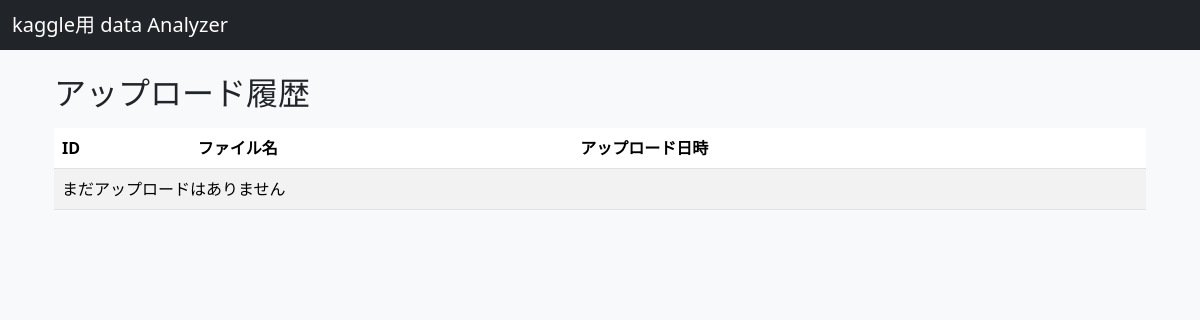
The page /list/ on the database as committed earlier.
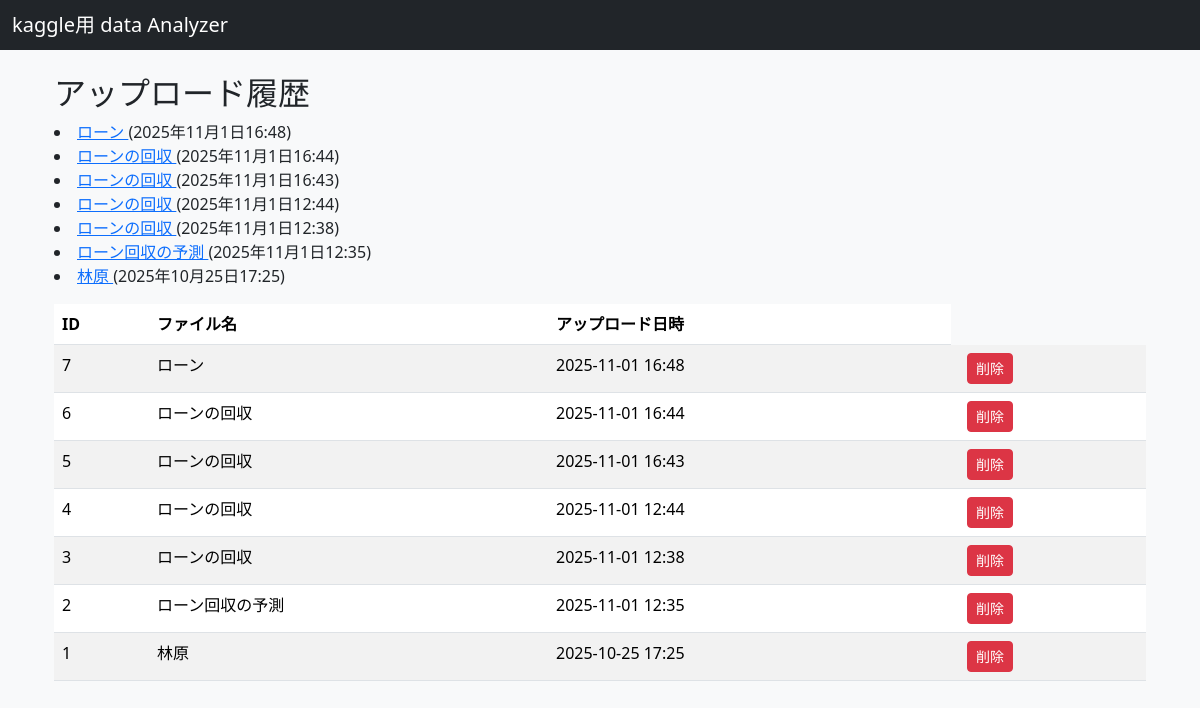
The same page on the database as committed later.
### webappStart/models.py (models this page shows, shortened)
class Dataset(models.Model):
    name = models.CharField(max_length=200)
    csv_file = models.FileField(upload_to = '')
    uploaded_at = models.DateTimeField(auto_now_add=True)

### webappStart/views.py (the view)
# urls.py: path('list/', views.dataset_list, name='dataset_list'),
def dataset_list(request):
    datasets = Dataset.objects.all().order_by('-uploaded_at')
    return render(request, 'dataset_list.html', {'datasets': datasets})

### webappStart/templates/dataset_list.html
{% extends 'base.html' %}
{% block content %}
<div class="container mt-4">
    <h2>アップロード履歴</h2>
    <table class="table table-striped mt-3">
        <thead>
            <tr>
                <th>ID</th>
                <th>ファイル名</th>
                <th>アップロード日時</th>
            </tr>
        </thead>
        <tbody>
            {% for d in datasets %}
            <tr>
                <td>{{ d.id }}</td>
                <td>{{ d.name }}</td>
                <td>{{ d.uploaded_at|date:"Y-m-d H:i"}}</td>
                <td>
                <a href="{% url 'dataset_delete' d.pk %}" class="btn btn-danger btn-sm ms-2"
                onclick="return confirm('本当に削除しますか')">
                削除
                </a>
                </td>
            </tr>
            {% empty %}
            <tr><td colspan="3">まだアップロードはありません</td></tr>
            {% endfor %}
        {% for dataset in datasets %}
            <li>
                <a href="{% url 'dataset_detail' dataset.pk %}">
                    {{ dataset.name }}
                </a>
                ({{ dataset.uploaded_at }})
            </li>
        {% endfor %}
        </tbody>
    </table>
</div>
{% endblock %}

Rows that differ between the two databases and show on the page:
added Dataset: id "7", name "ローン", uploaded_at "2025-11-01 16:48", uploaded_at "2025年11月1日16:48"
added Dataset: id "6", name "ローンの回収", uploaded_at "2025-11-01 16:44", uploaded_at "2025年11月1日16:44"
added Dataset: id "5", name "ローンの回収", uploaded_at "2025-11-01 16:43", uploaded_at "2025年11月1日16:43"
added Dataset: id "4", name "ローンの回収", uploaded_at "2025-11-01 12:44", uploaded_at "2025年11月1日12:44"
added Dataset: id "3", name "ローンの回収", uploaded_at "2025-11-01 12:38", uploaded_at "2025年11月1日12:38"
added Dataset: id "2", name "ローン回収の予測", uploaded_at "2025-11-01 12:35", uploaded_at "2025年11月1日12:35"
added Dataset: id "1", name "林原", uploaded_at "2025-10-25 17:25", uploaded_at "2025年10月25日17:25"
Other text that changed with them:
text no longer shown: "まだアップロードはありません"
